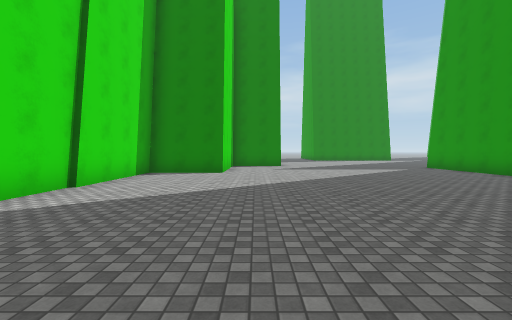
view 1 (above)

24 first-person views from a walk through a Unity game level. The camera is 1.5 m above the floor, tilts 2° down and sees 90° across. The floor is counted in squares, 2 m on a side. Each view is taken from the middle of a square. On the plan, view 1 faces up. The plan holds only what a view shows up to about 9 squares ahead; the rest is blank. The place goes on beyond the plan. The player is left out. Surface patterns are stand-ins for the level's own textures.

view 2
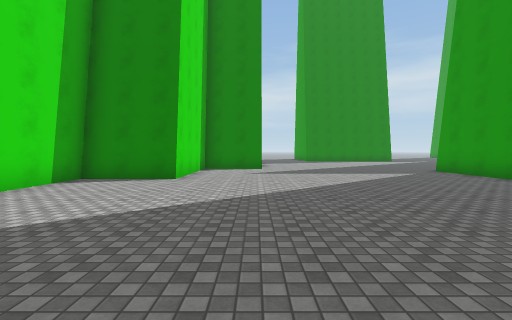

view 3
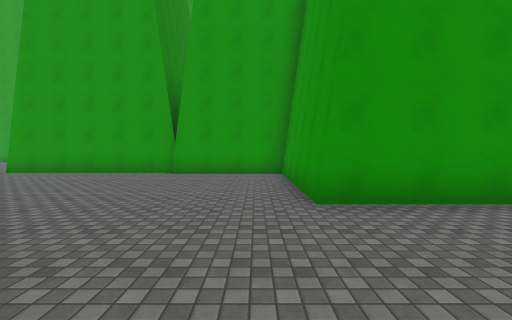

view 4
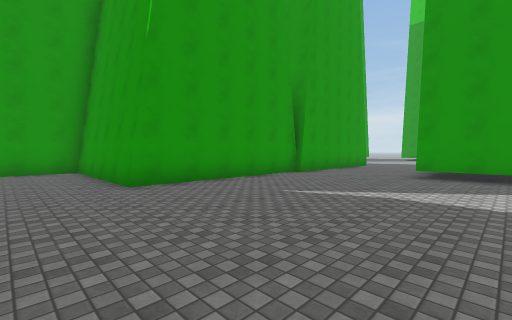

view 5
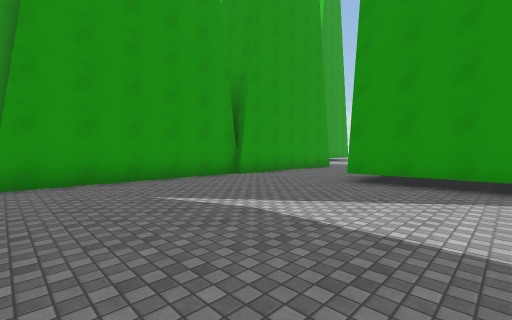

view 6
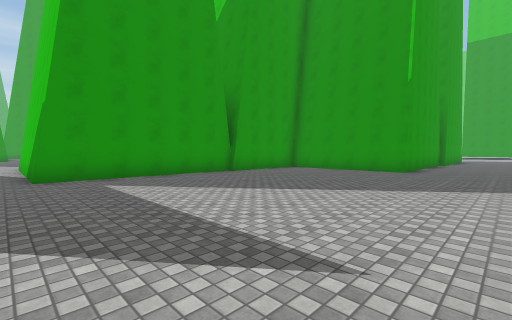

view 7
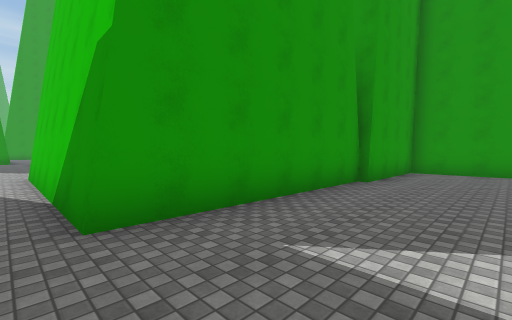

view 8
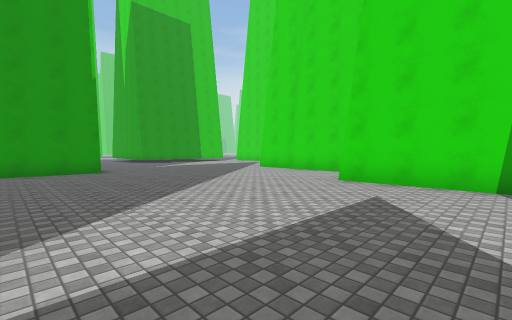

view 9
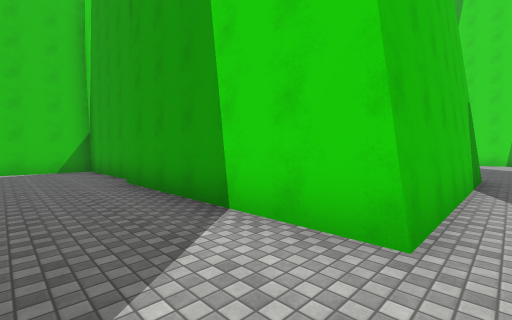

view 10
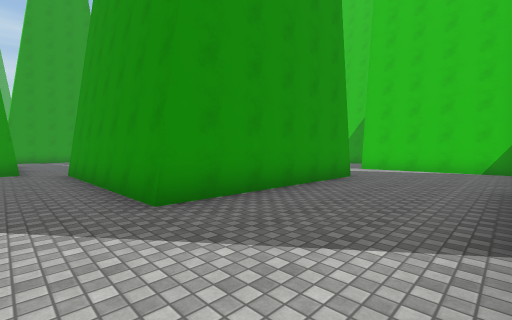

view 11
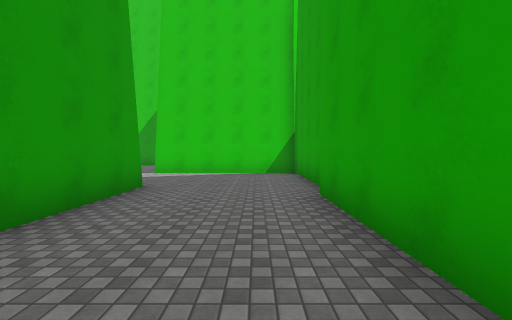

view 12
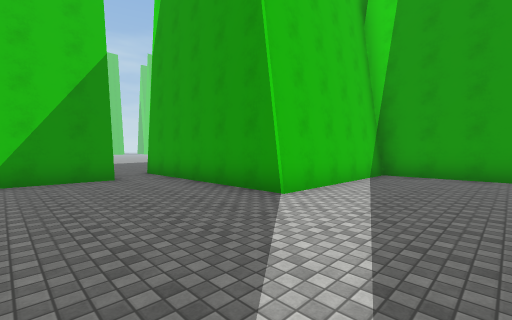

view 13
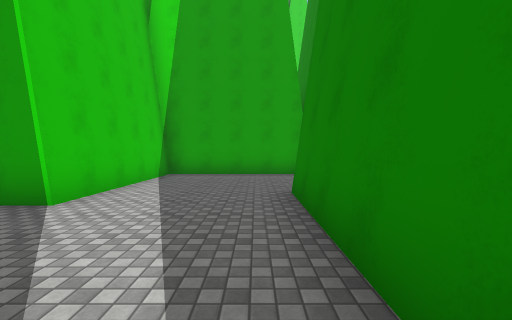

view 14
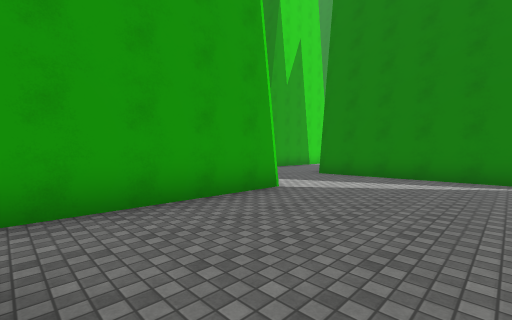

view 15
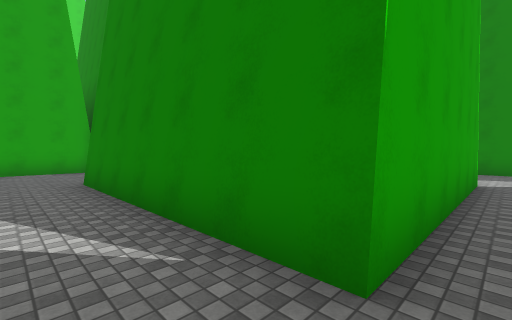

view 16
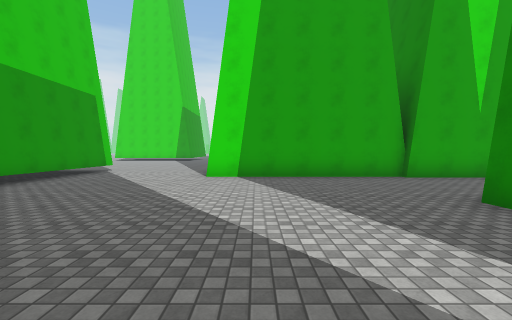

view 17
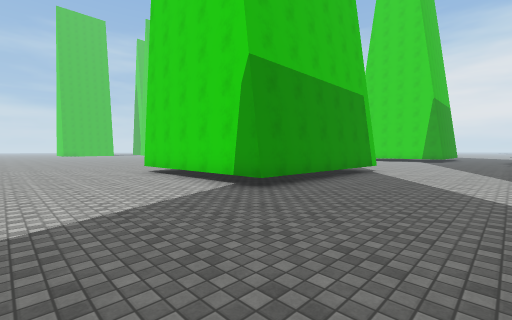

view 18
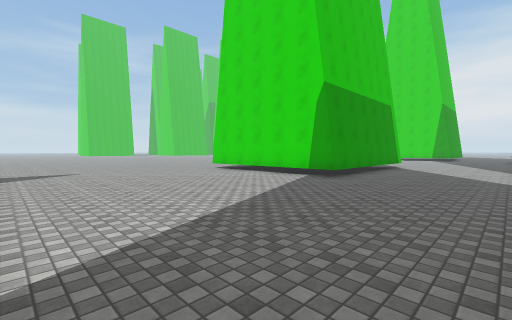

view 19
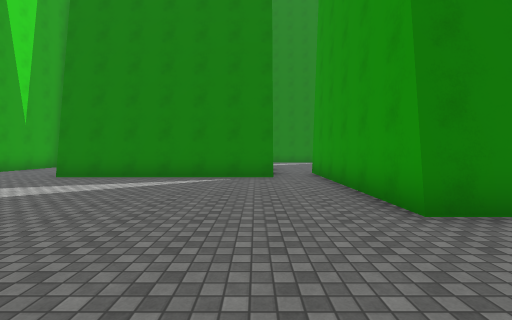

view 20
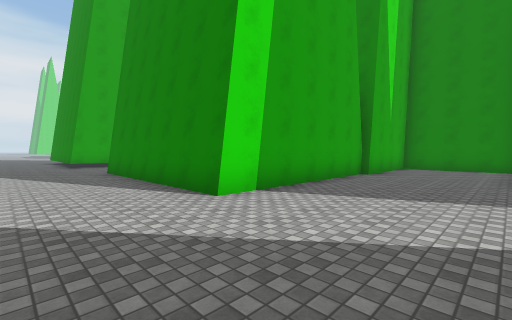

view 21
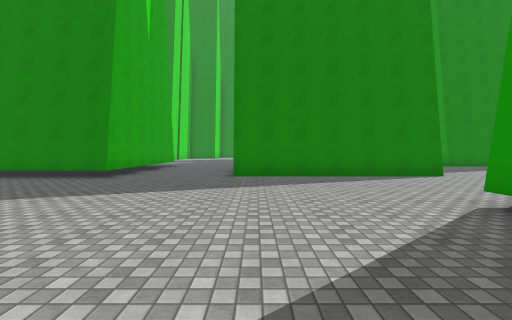

view 22
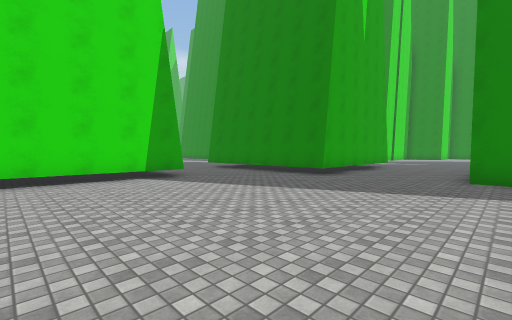

view 23
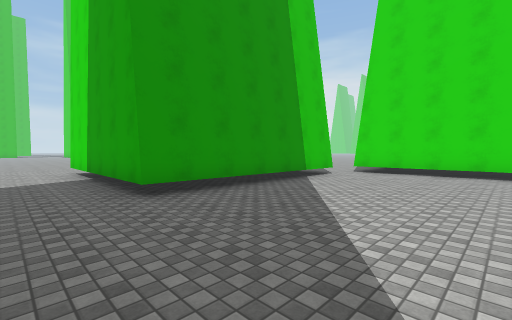

view 24
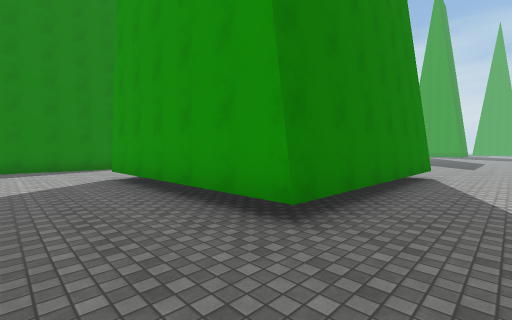

### Floor plan
Points are (right, up) in squares from view 1. A wall is a line through its corners. A room is listed if a view was taken in it or the views show most of it. See-through windows are left out.
Room 1 (views 1, 2, 3, 4, 5, 6, 7, 8, 10)
walls: (7.7, 5.6) (7.7, 11.5) (13.9, 11.5); (-4, 5.4) (-4, 3.8); (-1.2, 12.1) (-1.2, 8.9) (-3.7, 8.9) (-3.7, 5.2); (2.6, -3.8) (2.6, 2.1) (7.4, 2.1) (7.4, 5.8); (-4.1, -4.1) (-1.1, -4.1)
ways out: opening at (14, 12) to room 2; opening at (1, -3) to room 3
Room 2 (views 9, 11, 12, 13, 14)
walls: (22.1, 4.7) (17.4, 4.7) (17.4, 10.5) (22.5, 10.5); (13.6, 5.4) (13.6, 1.1) (18.5, 1.1) (18.5, -3.6); (19.9, -3.3) (22.1, -3.3); (13.9, 11.5) (13.9, 5.5)
ways out: opening at (14, 12) to room 1; opening at (19, -4) to room 3
Room 3 (views 15, 16, 17, 18, 19, 20, 21, 22, 23, 24)
walls: (12.4, -19.4) (6.1, -19.4) (6.1, -13.5); (6.8, -13.6) (12.3, -13.6) (12.3, -19.1); (-2.9, -19.3) (3.4, -19.3) (3.4, -25); (-4, -13) (-4, -18.9); (21, -9) (19.9, -9) (19.9, -3.3); (-1.2, -8) (-1.2, -9.8) (-4.2, -9.8); (8.5, -3.6) (8.5, -9.4) (2.2, -9.4); (2.3, -4.5) (2.3, -3.6); (18.5, -3.6) (18.5, -4.6) (12.2, -4.6); (8.8, -1.4) (8.8, -3.8); (12, -0.1) (11.1, -0.1)
ways out: opening at (1, -3) to room 1; opening at (19, -4) to room 2

Where each view was taken, in squares from view 1:
view 1: 0 up, 0 right, facing up
view 2: 2 up, 1 right, facing up
view 3: 3 up, 1 left, facing right
view 4: 4 up, 3 left, facing down-right
view 5: 2 up, 4 left, facing down-right
view 6: 12 up, 0 right, facing down-right
view 7: 12 up, 5 right, facing down-right
view 8: 12 up, 5 right, facing down-left
view 9: 12 up, 16 right, facing down-left
view 10: 12 up, 14 right, facing down-right
view 11: 10 up, 15 right, facing down
view 12: 4 up, 22 right, facing down-left
view 13: 4 up, 22 right, facing left
view 14: 3 down, 22 right, facing up-left
view 15: 6 down, 19 right, facing up-left
view 16: 8 down, 16 right, facing left
view 17: 10 down, 16 right, facing down-left
view 18: 10 down, 19 right, facing down-left
view 19: 12 down, 18 right, facing up
view 20: 12 down, 12 right, facing up-left
view 21: 17 down, 3 right, facing up
view 22: 17 down, 3 right, facing up-left
view 23: 15 down, 5 right, facing down-left
view 24: 21 down, 4 right, facing up-right
